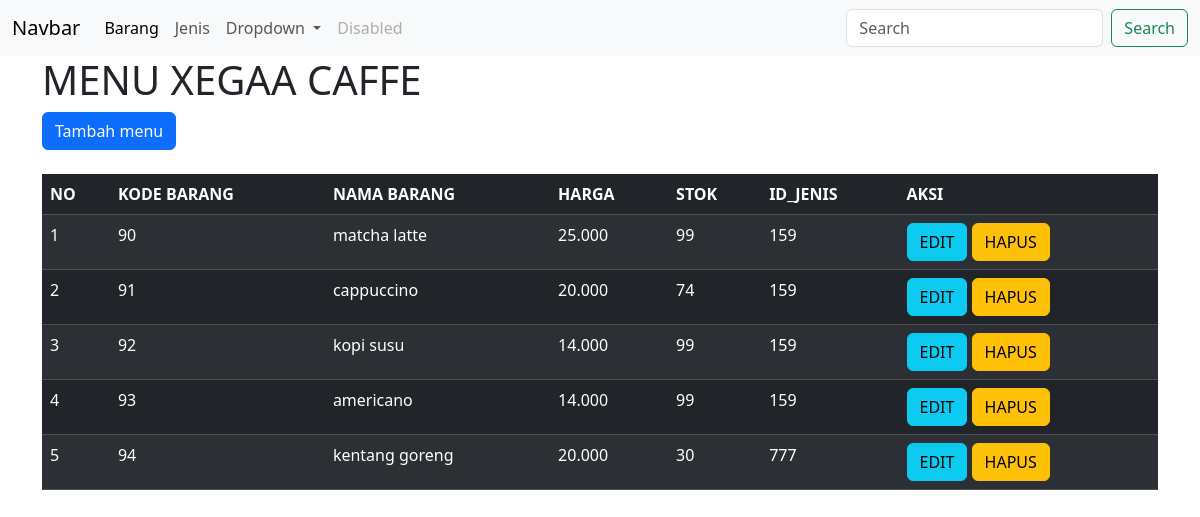
/view/barang/index.php, run on the app's committed database.
### tables this page shows
CREATE TABLE `barang` (
  `kode_barang` int NOT NULL,
  `nama_barang` varchar(30) DEFAULT NULL,
  `harga` varchar(25) DEFAULT NULL,
  `stok` int DEFAULT NULL,
  `id_jenis` int DEFAULT NULL
);

### view/barang/index.php (the view, shortened to what this page needs)
<!DOCTYPE html>
<html lang="en">
<head>
    <link rel="stylesheet" href="https://cdn.jsdelivr.net/npm/bootstrap@5.3.3/dist/css/bootstrap.min.css">
</head>
<body>
<nav class="navbar navbar-expand-lg bg-body-tertiary">
  <div class="container-fluid">
    <a class="navbar-brand" href="#">Navbar</a>
    <div class="collapse navbar-collapse" id="navbarSupportedContent">
      <ul class="navbar-nav me-auto mb-2 mb-lg-0">
        <li class="nav-item">
          <a class="nav-link active" aria-current="page" href="../barang/index.php">Barang</a>
        </li>
        <li class="nav-item">
          <a class="nav-link" href="../jenis/index.php">Jenis</a>
        </li>
        <li class="nav-item dropdown">
          <a class="nav-link dropdown-toggle" href="#" role="button" data-bs-toggle="dropdown" aria-expanded="false">
            Dropdown
          </a>
        </li>
        <li class="nav-item">
          <a class="nav-link disabled" aria-disabled="true">Disabled</a>
        </li>
      </ul>
      <form class="d-flex" role="search">
        <input class="form-control me-2" type="search" placeholder="Search" aria-label="Search">
        <button class="btn btn-outline-success" type="submit">Search</button>
      </form>
    </div>
  </div>
</nav>
    <div class="container">
    <h1>MENU XEGAA CAFFE</h1>
    <a class="btn btn-primary" href="view_tambah.php" role="button">Tambah menu</a>
    <br></br>
    <table class="table table-dark table-striped">
  <thead>
    <tr>
      <th scope="col">NO</th>
      <th scope="col">KODE BARANG</th>
      <th scope="col">NAMA BARANG</th>
      <th scope="col">HARGA</th>
      <th scope="col">STOK</th>
      <th scope="col">ID_JENIS</th>
      <th scope="col">AKSI</th>
    </tr>
  </thead>
  <?php
        include '../../config/koneksi.php';
        $query = mysqli_query($conn, "SELECT * FROM barang");
        $no=1;
        if(mysqli_num_rows($query)){
            while($result=mysqli_fetch_assoc($query)){
                ?>
                <tr>
                    <td><?php echo $no;?></td>
                    <td><?php echo $result['kode_barang']?></td>
                    <td><?php echo $result['nama_barang']?></td>
                    <td><?php echo $result['harga']?></td>
                    <td><?php echo $result['stok']?></td>
                    <td><?php echo $result['id_jenis']?></td>
                    <td>
                    <a class="btn btn-info" href="#" role="button">EDIT</a>
                    <a class="btn btn-warning" href="#" role="button">HAPUS</a>
                    </td>
                </tr>
                <?php
                $no++;
            }
        } else{
            echo "Data kosong";
        }
        ?>
</table>
    </div>
</body>
</html>

### data on the page
barang: kode_barang "90", nama_barang "matcha latte", harga "25.000", stok "99", id_jenis "159"
barang: kode_barang "91", nama_barang "cappuccino", harga "20.000", stok "74", id_jenis "159"
barang: kode_barang "92", nama_barang "kopi susu", harga "14.000", stok "99", id_jenis "159"
barang: kode_barang "93", nama_barang "americano", harga "14.000", stok "99", id_jenis "159"
barang: kode_barang "94", nama_barang "kentang goreng", harga "20.000", stok "30", id_jenis "777"
